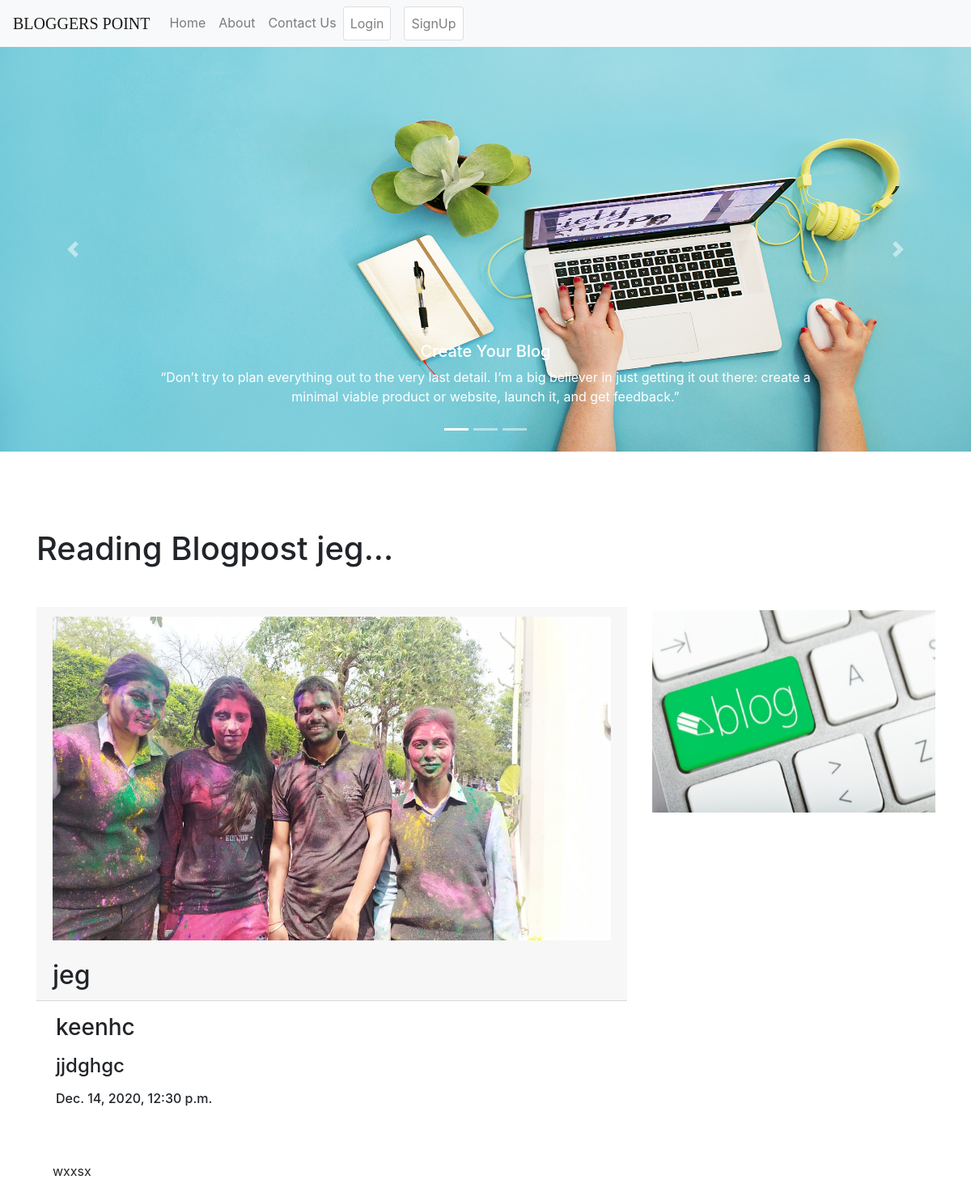
The app's page /blogpost/76 with its own data.
### app1/models.py (models this page shows, shortened)
class blogpost(models.Model):
    ids=models.AutoField(primary_key=True)
    name=models.CharField(max_length=30)
    catagory=models.CharField(max_length=40)
    title=models.CharField(max_length=40)
    textarea=models.TextField()
    email=models.CharField(max_length=40)
    timestamp=models.DateTimeField(auto_now_add=True, blank=True)
    image=models.ImageField(default='')

### app1/views.py (the view)
# urls.py: path('blogpost/<int:id>', views.blogpost, name='blogpost'),
def blogpost(request, id):
    from .models import blogpost
    blog=blogpost.objects.filter(ids=id)
    return render(request,'app1/blopost.html', {'blog':blog})

### app1/templates/app1/blopost.html (shortened to what this page needs)
{% extends 'app1/basic.html' %}
{% block body %}
{% load static %}
<div id="carouselExampleCaptions" class="carousel slide" data-ride="carousel">
  <ol class="carousel-indicators">
    <li data-target="#carouselExampleCaptions" data-slide-to="0" class="active"></li>
    <li data-target="#carouselExampleCaptions" data-slide-to="1"></li>
    <li data-target="#carouselExampleCaptions" data-slide-to="2"></li>
  </ol>
  <div class="carousel-inner">
    <div class="carousel-item active">
      <img src="{% static 'app1/blogw.jpg' %}" class="d-block w-100" height="500px" alt="...">
      <div class="carousel-caption d-none d-md-block">
        <h5>Create Your Blog</h5>
        <p>“Don’t try to plan everything out to the very last detail. I’m a big believer in just getting it out there: create a minimal viable product or website, launch it, and get feedback.”</p>
      </div>
    </div>
  </div>
  <a class="carousel-control-prev" href="#carouselExampleCaptions" role="button" data-slide="prev">
    <span class="carousel-control-prev-icon" aria-hidden="true"></span>
  </a>
  <a class="carousel-control-next" href="#carouselExampleCaptions" role="button" data-slide="next">
    <span class="carousel-control-next-icon" aria-hidden="true"></span>
  </a>
</div>
{% for i in blog %}
<div class="container  mt-5 mb-5">
<form>
    <div class="row mt-5">
        <div class="col col-md-8 col-sm-8 col-lg-8 col-xs-8 ">
            <h1 class="mt-5" >Reading Blogpost {{i.title}}...</h1>
            <h2 class="card-header mt-5">
                 <img src="{{i.image}}" class="card-img-top mb-4" height="400px" width="100%">
    {{i.title}}
  </h2>
       <h3 class="ml-4 mt-3"> {{i.catagory}}</h3>
       <h4 class="ml-4 mt-3">{{i.email}}</h4>
       <h6 class="ml-4 mt-3">{{i.timestamp}}</h6>
  <div class="card-body mt-5">
    <p class="card-text">{{i.textarea}}</p>
  </div>
</div>
        <div class="harsh ml-3 mt-5">
           <img src="{% static 'app1/blogw3.jpg' %}" style="margin-top: 100px;"  height="250px" width="350px">
        </div>
    </div>
</form>
</div>
{% endfor %}
{% endblock %}

### records on screen
blogpost: title "jeg", image (picture), catagory "keenhc", email "jjdghgc", timestamp "Dec. 14, 2020, 12:30 p.m.", textarea "wxxsx"
